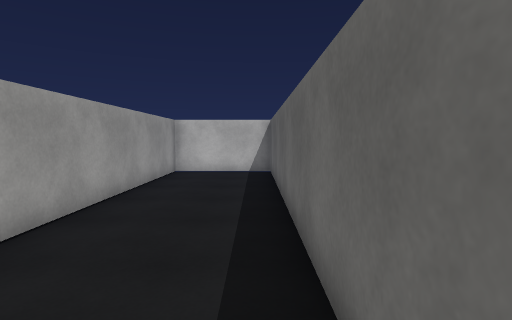
view 1 (above)

16 first-person views from a walk through a Unity game level. The camera is 1.5 m above the floor, tilts 4° down and sees 80° across. Doors are open. The floor is counted in squares, 1 m on a side. Each view is taken from the middle of a square. On the plan, view 1 faces up. The plan holds only what a view shows up to about 15 squares ahead; the rest is blank. The player is left out. Surface patterns are stand-ins for the level's own textures.

view 2
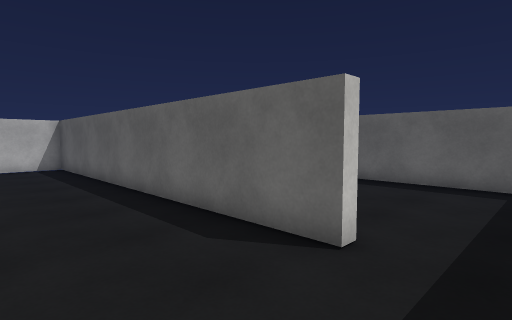

view 3
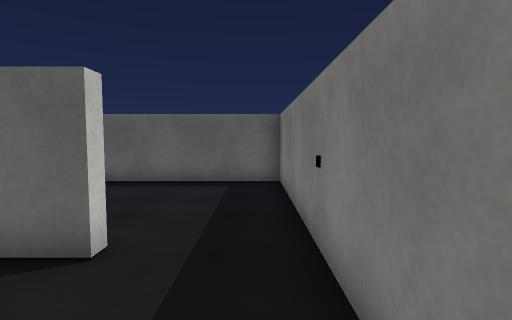

view 4
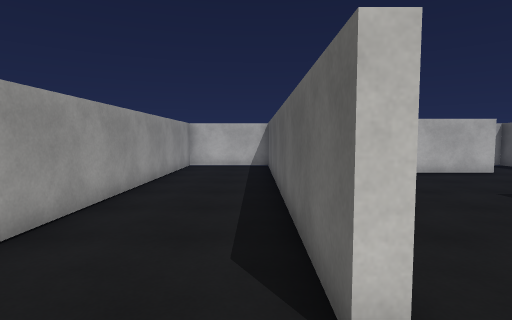

view 5
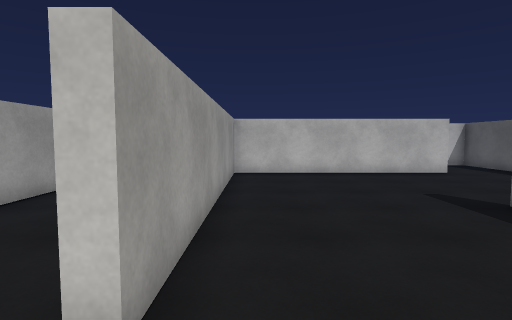

view 6
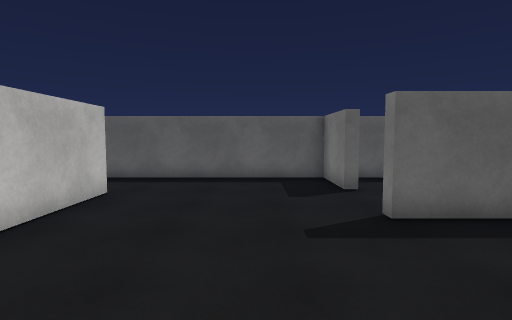

view 7
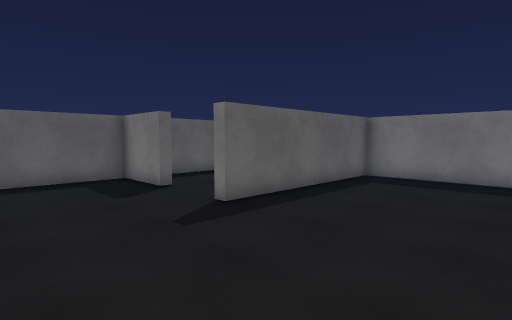

view 8
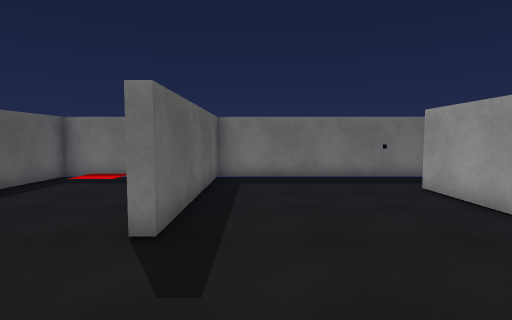

view 9
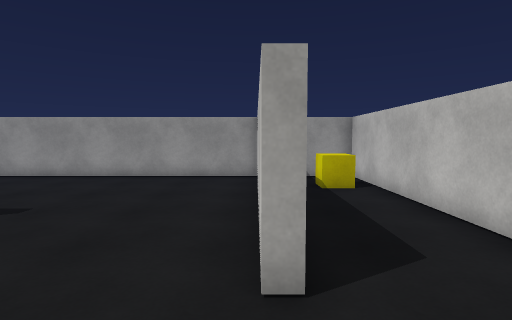

view 10
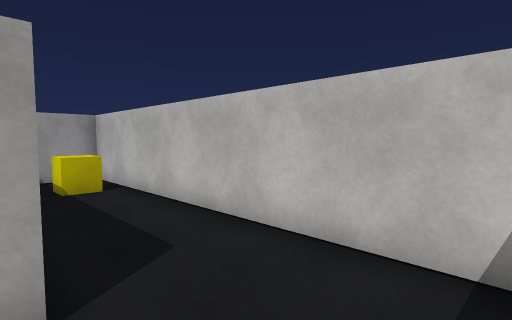

view 11
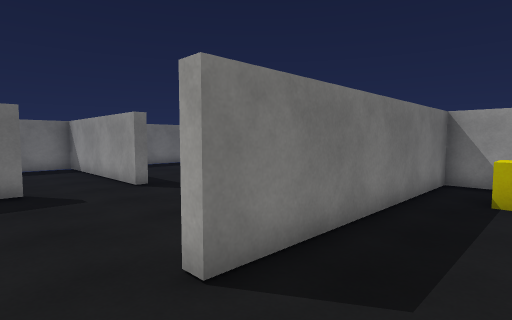

view 12
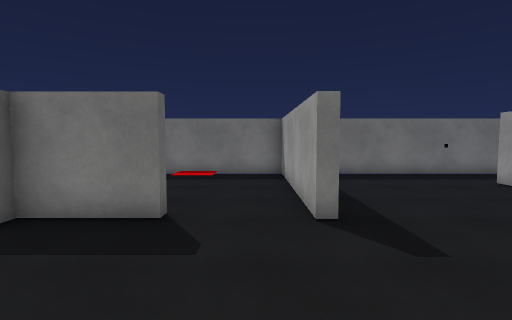

view 13
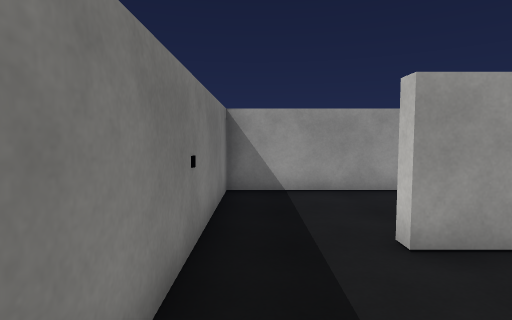

view 14
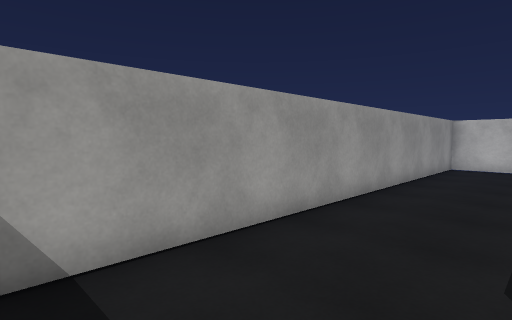

view 15
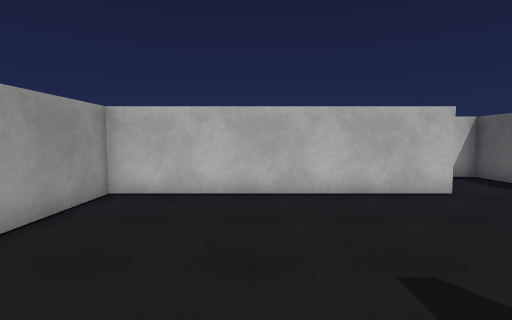

view 16
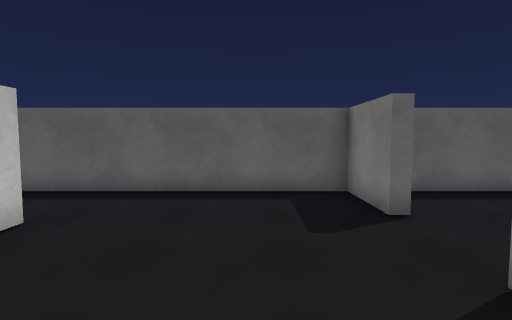

### Floor plan
Points are (right, up) in squares from view 1. A wall is a line through its corners. A room is listed if a view was taken in it or the views show most of it. See-through windows are left out.
Room 1 (views 1, 2, 3, 4, 14)
walls: (0.7, -1) (0.7, 13.8) (-3.6, 13.8) (-3.6, -3.8) (1.1, -3.8)
ways out: open door at (1, -2.5) to room 2
Room 2 (views 5, 6, 7, 8, 9, 10, 11, 12, 13, 15, 16)
walls: (10.8, 3) (10.8, 3.4) (13.4, 3.4) (13.4, 13.8) (1.1, 13.8) (1.1, 10.5) (10.2, 10.5) (10.2, 10) (1.1, 10) (1.1, -1); (1.1, -3.8) (7.5, -3.8) (7.5, 3.4) (7.9, 3.4) (7.9, 2.4)
ways out: open door at (1, -2.5) to room 1; opening at (9.5, 3) to room 3
objects: cube (3, 12) to (4, 13)
Room 3 (no view inside)
walls: (7.9, 2.4) (7.9, -3.8) (13.4, -3.8) (13.4, 2.2)
ways out: opening at (9.5, 3) to room 2

Positions as (right, up) in squares from view 1, and headings:
1: (0, 0), facing up
2: (-3, -3), facing up-right
3: (-3, -3), facing right
4: (0, -3), facing up
5: (2, -3), facing up
6: (2, 6), facing right
7: (2, 8), facing down-right
8: (6, 8), facing down
9: (13, 10), facing left
10: (13, 10), facing up-left
11: (12, 13), facing down-left
12: (9, 9), facing down
13: (5, -3), facing left
14: (0, -3), facing up-left
15: (5, 2), facing up
16: (5, 6), facing right
